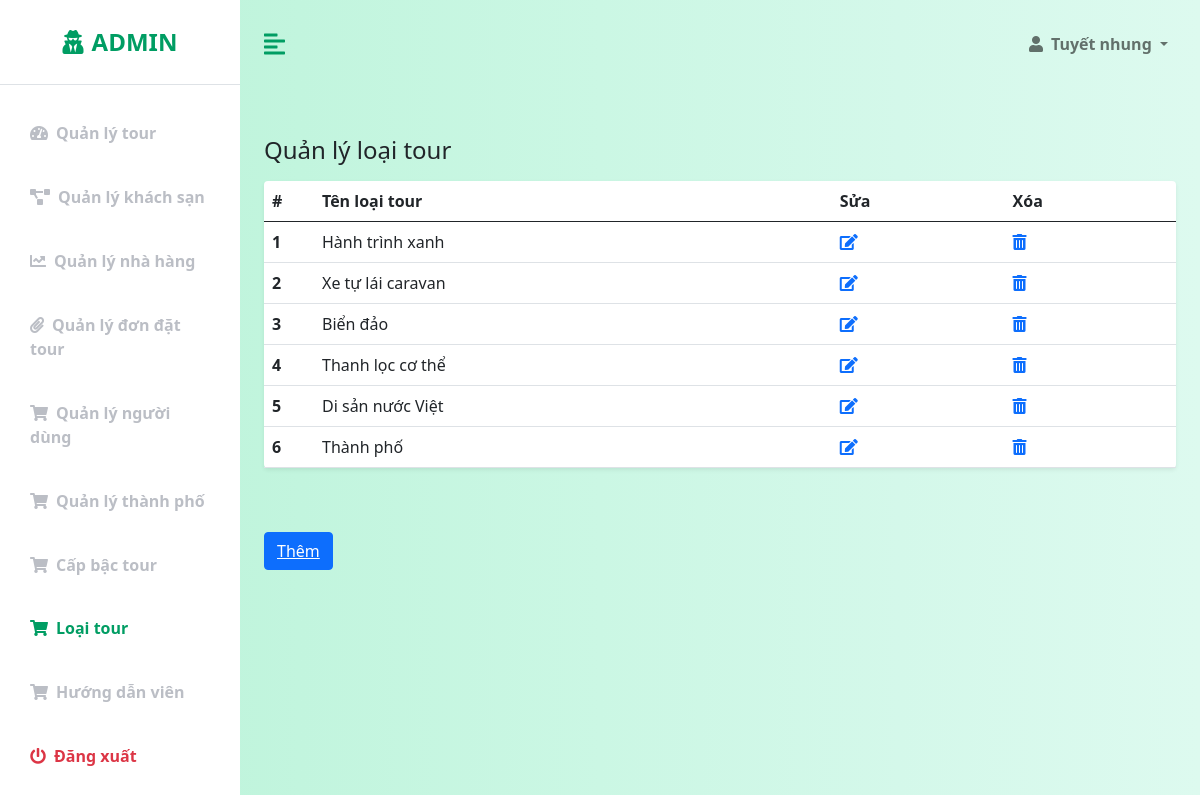
Page /admin/QLLoaiTour.php on the committed database.
### tables this page shows
CREATE TABLE `tourtypes` (
  `tour_type_id` int(10) NOT NULL,
  `type_name` varchar(55) NOT NULL,
  `image` varchar(255) NOT NULL
);

### config/database-function.php (called while the page is built, shortened)
<?php
    require_once('database-connection.php');
    function simpleQuery($sql, bool $isGet = true, $params = []){
        global $conn;
        $stmt = $conn -> prepare($sql);
        $stmt -> execute();
        if($isGet){
            $record = $stmt -> get_result() -> fetch_all(MYSQLI_ASSOC);
            return $record;
        }else{
            return $stmt;
        }
    }
?>

### admin/QLLoaiTour.php (the view, shortened to what this page needs)
<?php
    require('templates-admin/header.php');
?>
            <div class="container-fluid px-4">
                <div class="row my-5">
                    <h3 class="fs-4 mb-3">Quản lý loại tour</h3>
                    <div class="col">
                        <table class="table bg-white rounded shadow-sm  table-hover">
                            <thead>
                                <tr>
                                    <th scope="col" width="50">#</th>
                                    <th scope="col">Tên loại tour</th>
                                    <th scope="col">Sửa</th>
                                    <th scope="col">Xóa</th>
                                </tr>
                            </thead>
                            <tbody>
                                <?php
                                    $sql = "select * from tourtypes";
                                    $rows = simpleQuery($sql);
                                    $i = 1;
                                    foreach($rows as $row){
                                        echo '
                                            <tr>
                                                <th scope="row">'.$i.'</th>
                                                <td>'.$row["type_name"].'</td>
                                                <td><a href="sua-LoaiTour.php?id='.$row["tour_type_id"].'"><i class="fas fa-edit"></i></a></td>
                                                <td><a href="xoa.php?tourtypes=&id='.$row["tour_type_id"].'"><i class="fas fa-trash-alt"></i></a></td>
                                            </tr>
                                        ';
                                        $i++;
                                    }
                                ?>
                            </tbody>
                        </table>
                    </div>
                </div>
                <button type="button" class="btn btn-primary" style="margin-bottom: 12px"><a href="them-LoaiTour.php" class="text-white">Thêm</a></button>
<?php
    include('templates-admin/footer.php')
?>

### admin/css-admin/styles.css (style rules this page uses)
:root { --main-bg-color: #009d63; --main-text-color: #009d63; --second-text-color: #bbbec5; --second-bg-color: #c1efde; }

### rows in the picture
tourtypes: type_name "Hành trình xanh"
tourtypes: type_name "Xe tự lái caravan"
tourtypes: type_name "Biển đảo"
tourtypes: type_name "Thanh lọc cơ thể"
tourtypes: type_name "Di sản nước Việt"
tourtypes: type_name "Thành phố"
